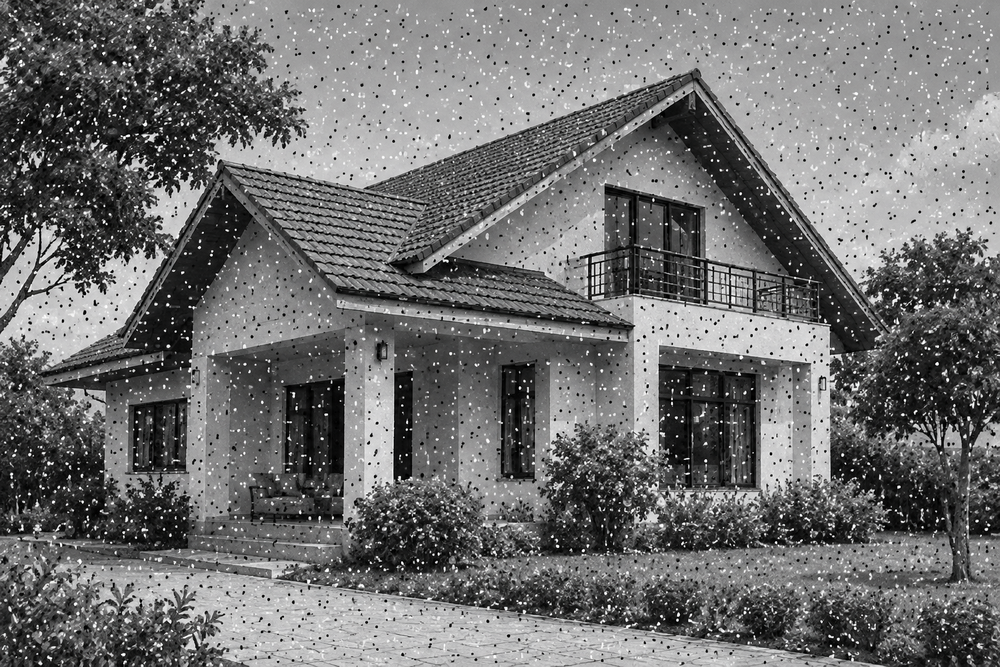
#> input picture input.png, 1000 x 667 px, shrunk from 1536 x 1024 before the run
$ jupyter execute parallelcelluar.ipynb
#> lines starting #> are read from the running program, lines starting #| are printed output that depends on the picture
[cell 1]
import numpy as np
from PIL import Image
import matplotlib.pyplot as plt

# Step 1: Load grayscale image
img = Image.open("input.png").convert("L")
image = np.array(img)

# Step 2: Initialize parameters
ITERATIONS = 10
GRID_SIZE = 3

# Step 3: Fitness function
def fitness(pixel, neighbors):
    return abs(int(pixel) - int(np.median(neighbors)))

# Step 4: Cellular update
for iteration in range(ITERATIONS):

    padded = np.pad(image, 1, mode='edge')

    # Get 3x3 neighborhood
    neighbors = []

    for i in range(GRID_SIZE):
        for j in range(GRID_SIZE):
            neighbors.append(
                padded[i:i+image.shape[0],
                       j:j+image.shape[1]]
            )

    # Calculate median for every pixel
    new_image = np.median(
        np.stack(neighbors), axis=0
    ).astype(np.uint8)

    # Update all cells simultaneously
    image = new_image
#> this loop made 10 passes
#> pass 1, `padded = np.pad(image, 1, mode='edge')`:
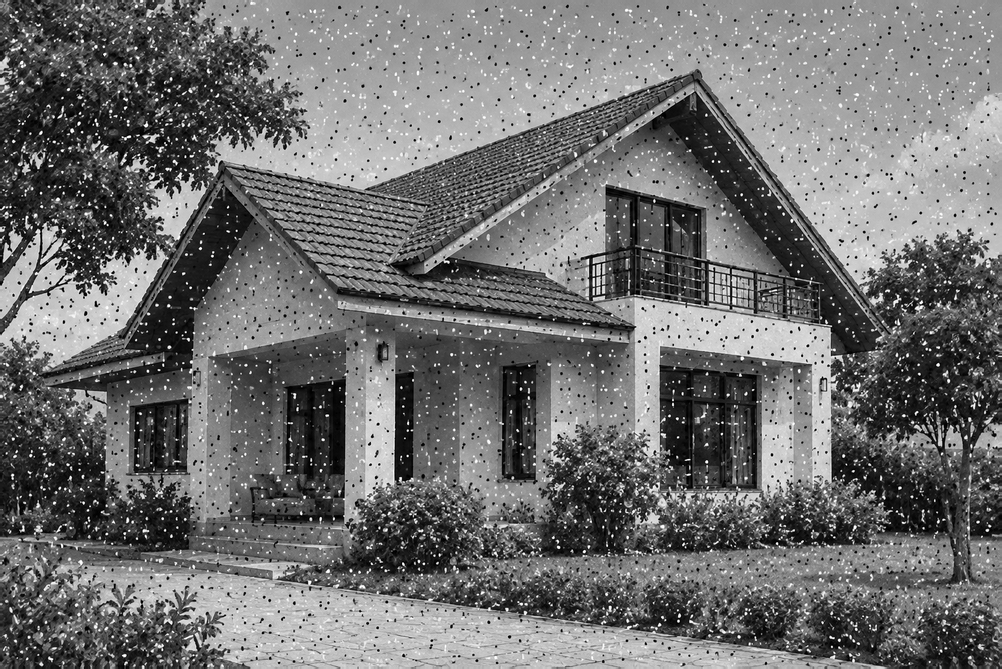
#> padded: shape (669, 1002); min 0, max 255, mean 111.2

# Step 5: Display results
plt.figure(figsize=(10, 4))

plt.subplot(1, 2, 1)
plt.imshow(img, cmap='gray')
plt.title("Original Image")
plt.axis("off")

plt.subplot(1, 2, 2)
plt.imshow(image, cmap='gray')
plt.title("Denoised Image")
plt.axis("off")

plt.show()
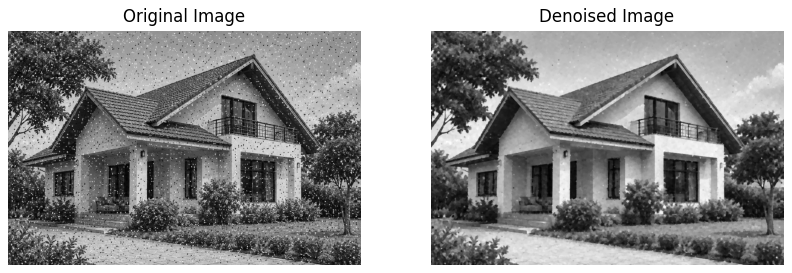
#> figure drawn by matplotlib, 2 panels

# Step 6: Save output
Image.fromarray(image).save("output.jpg")
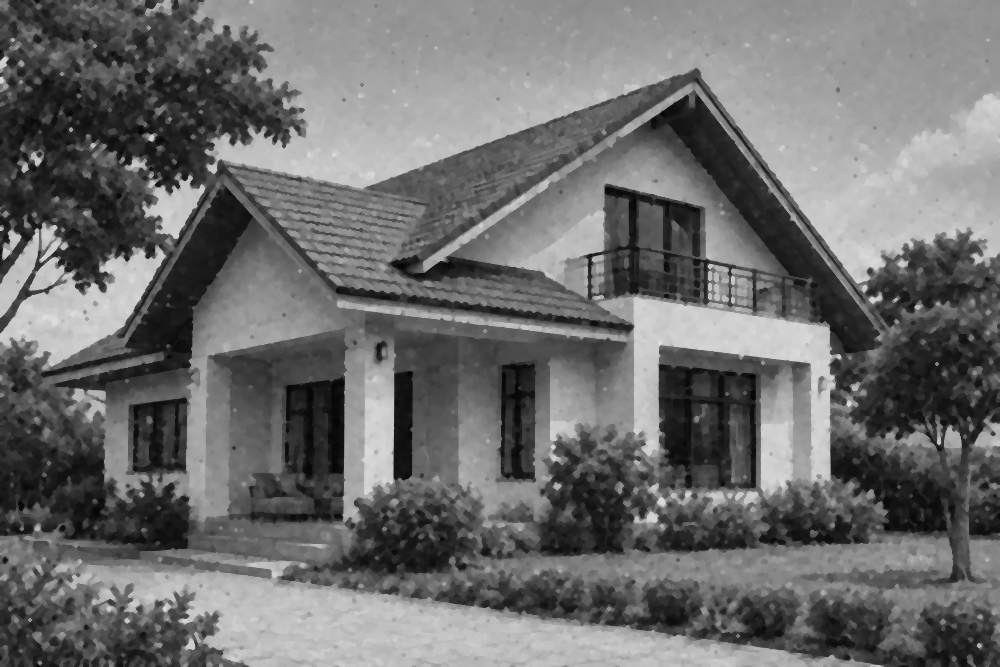
#> saved as output.jpg: PIL image 1000x667 L; min 3, max 223, mean 109.1

print("Image Processing Completed!")
print("Output saved as output.jpg")
